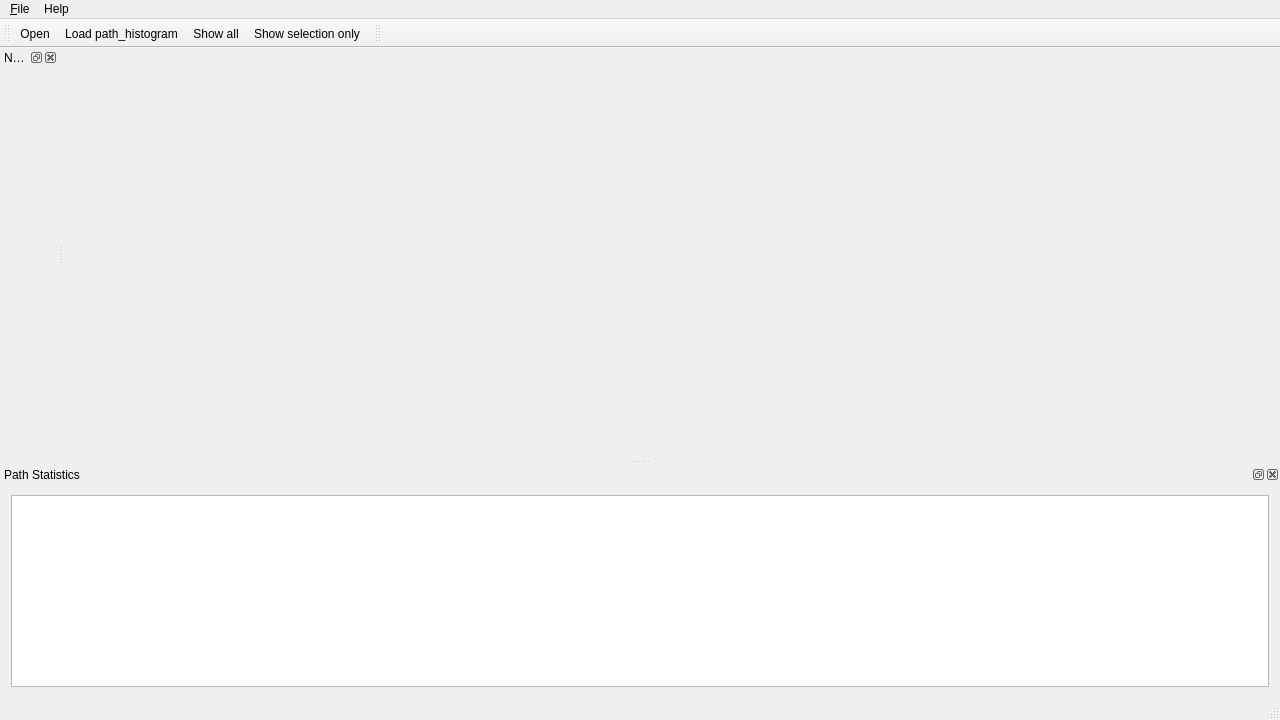
<?xml version="1.0" encoding="UTF-8"?>
<ui version="4.0">
 <class>CMainWindow</class>
 <widget class="QMainWindow" name="CMainWindow">
  <property name="geometry">
   <rect>
    <x>0</x>
    <y>0</y>
    <width>1280</width>
    <height>720</height>
   </rect>
  </property>
  <property name="windowTitle">
   <string>mdoctor</string>
  </property>
  <widget class="QWidget" name="centralWidget">
   <layout class="QVBoxLayout" name="verticalLayout">
    <property name="leftMargin">
     <number>0</number>
    </property>
    <property name="topMargin">
     <number>0</number>
    </property>
    <property name="rightMargin">
     <number>0</number>
    </property>
    <property name="bottomMargin">
     <number>0</number>
    </property>
   </layout>
  </widget>
  <widget class="QMenuBar" name="menuBar">
   <property name="geometry">
    <rect>
     <x>0</x>
     <y>0</y>
     <width>1280</width>
     <height>22</height>
    </rect>
   </property>
   <widget class="QMenu" name="menuFile">
    <property name="title">
     <string>&amp;File</string>
    </property>
    <addaction name="actionOpen"/>
    <addaction name="separator"/>
    <addaction name="actionLoadPathHistogram"/>
    <addaction name="separator"/>
    <addaction name="actionExit"/>
   </widget>
   <widget class="QMenu" name="menuHelp">
    <property name="title">
     <string>Help</string>
    </property>
    <addaction name="actionAboutQt"/>
   </widget>
   <addaction name="menuFile"/>
   <addaction name="menuHelp"/>
  </widget>
  <widget class="QToolBar" name="mainToolBar">
   <property name="windowTitle">
    <string>Main Toolbar</string>
   </property>
   <attribute name="toolBarArea">
    <enum>TopToolBarArea</enum>
   </attribute>
   <attribute name="toolBarBreak">
    <bool>false</bool>
   </attribute>
   <addaction name="actionOpen"/>
   <addaction name="actionLoadPathHistogram"/>
   <addaction name="actionShowAll"/>
   <addaction name="actionShowSelectionOnly"/>
  </widget>
  <widget class="QStatusBar" name="statusBar"/>
  <widget class="QDockWidget" name="navigationDock">
   <property name="windowTitle">
    <string>Navigation</string>
   </property>
   <attribute name="dockWidgetArea">
    <number>1</number>
   </attribute>
   <widget class="QWidget" name="navigationContents"/>
  </widget>
  <widget class="QDockWidget" name="pathDock">
   <property name="windowTitle">
    <string>Path Statistics</string>
   </property>
   <attribute name="dockWidgetArea">
    <number>8</number>
   </attribute>
   <widget class="QWidget" name="pathDockContents">
    <layout class="QVBoxLayout" name="verticalLayout_2">
     <item>
      <widget class="QTableWidget" name="pathTable"/>
     </item>
    </layout>
   </widget>
  </widget>
  <widget class="QToolBar" name="targetToolBar">
   <property name="windowTitle">
    <string>Target Toolbar</string>
   </property>
   <attribute name="toolBarArea">
    <enum>TopToolBarArea</enum>
   </attribute>
   <attribute name="toolBarBreak">
    <bool>false</bool>
   </attribute>
  </widget>
  <action name="actionOpen">
   <property name="text">
    <string>&amp;Open</string>
   </property>
  </action>
  <action name="actionExit">
   <property name="text">
    <string>&amp;Exit</string>
   </property>
  </action>
  <action name="actionAboutQt">
   <property name="text">
    <string>About &amp;Qt</string>
   </property>
  </action>
  <action name="actionLoadPathHistogram">
   <property name="text">
    <string>Load path_histogram</string>
   </property>
  </action>
  <action name="actionShowAll">
   <property name="text">
    <string>Show all</string>
   </property>
  </action>
  <action name="actionShowSelectionOnly">
   <property name="text">
    <string>Show selection only</string>
   </property>
  </action>
 </widget>
 <layoutdefault spacing="6" margin="11"/>
 <resources/>
 <connections/>
</ui>
